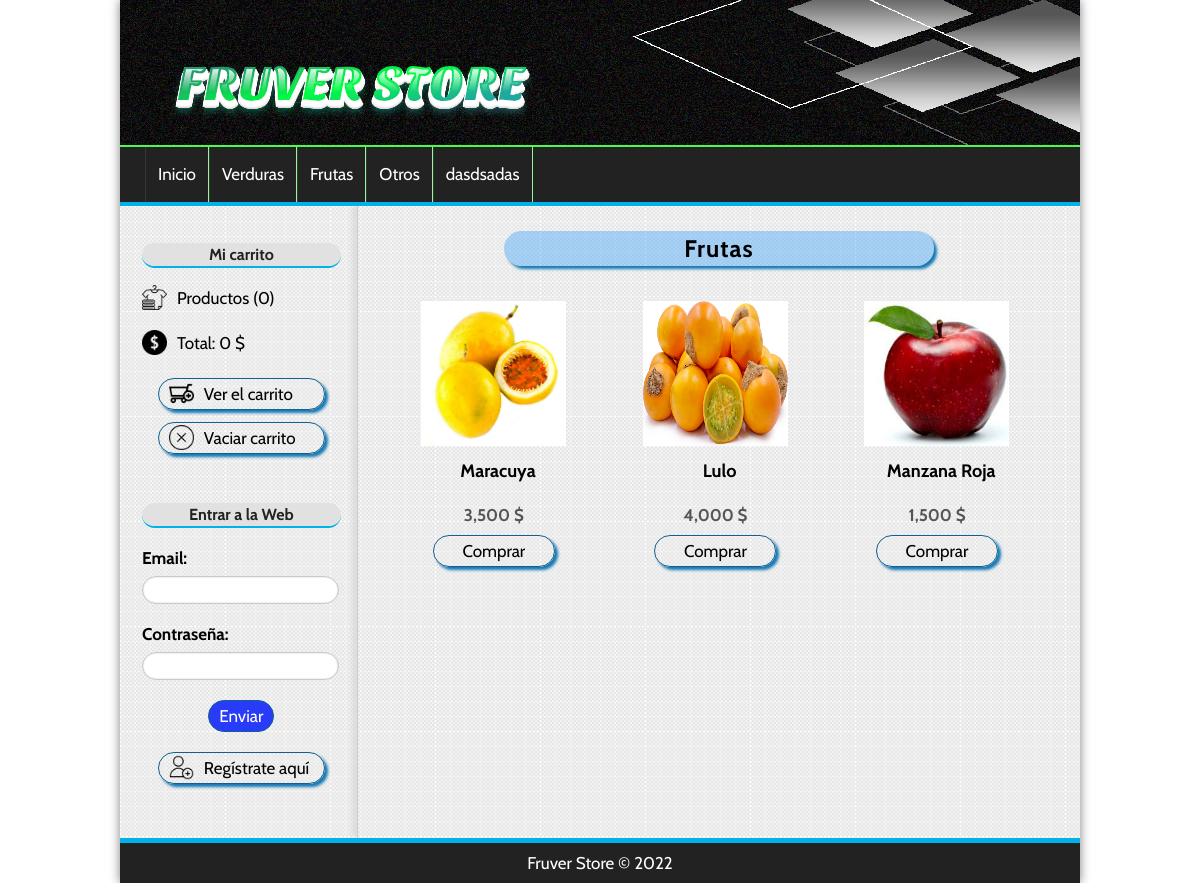
The app's page /categoria/ver&id=2 with its own data.
### tables this page shows
CREATE TABLE IF NOT EXISTS `categorias` (
  `id` int(255) NOT NULL AUTO_INCREMENT,
  `nombre` varchar(100) NOT NULL,
  PRIMARY KEY (`id`)
);

CREATE TABLE IF NOT EXISTS `productos` (
  `id` int(255) NOT NULL AUTO_INCREMENT,
  `categoria_id` int(255) NOT NULL,
  `nombre` varchar(100) NOT NULL,
  `descripcion` text,
  `precio` float(100,2) NOT NULL,
  `estado` varchar(255) NOT NULL,
  `stock` int(255) NOT NULL,
  `oferta` varchar(2) DEFAULT NULL,
  `fecha` date NOT NULL,
  `imagen` varchar(255) DEFAULT NULL,
  PRIMARY KEY (`id`),
  KEY `fk_producto_categoria` (`categoria_id`)
);

### config/db.php (called while the page is built)
<?php
class Database{
    public static function connect(){
        $db = new mysqli('localhost', 'root', '', 'fruver_store');
        $db->query("SET NAMES 'utf8'");
        return $db;
    }
}
?>

### helpers/utils.php (called while the page is built, shortened)
<?php
class Utils{
    public static function showCategorias(){
        require_once 'models/categoria.php';
        $categoria = new Categoria();
        $categorias = $categoria->getAll();
        return $categorias;
    }
}
?>

### models/categoria.php (called while the page is built, shortened)
<?php
class Categoria{
    private $id;
    private $db;
    public function __construct(){
        $this->db = Database::connect();
    }
    public function getId(){
        return $this->id;
    }
    public function setId($id){
        $this->id = $id;
    }
    public function getAll(){
        $sql = "SELECT * FROM categorias ORDER BY id ASC;";
        $categorias = $this->db->query($sql);
        return $categorias;
    }
    public function getOne(){
        $sql = "SELECT * FROM categorias WHERE id={$this->getId()};";
        $categoria = $this->db->query($sql);
        return $categoria->fetch_object();
    }
}
?>

### controllers/CategoriaController.php (called while the page is built, shortened)
<?php
require_once 'models/categoria.php';
require_once 'models/producto.php';
class categoriaController{
    public function ver(){
        if ( isset($_GET['id']) ) {
            $id = $_GET['id'];
            $categoria = new Categoria();
            $categoria->setId($id);
            $categoria = $categoria->getOne();
            $producto = new Producto();
            $producto->setCategoria_Id($id);
            $productos = $producto->getAllCategory();
        }
        require_once 'views/categoria/ver.php';
    }
}
?>

### models/producto.php (called while the page is built, shortened)
<?php
class Producto{
    private $categoria_id;
    private $db;
    public function __construct(){
        $this->db = Database::connect();
    }
    public function getCategoria_Id(){
        return $this->categoria_id;
    }
    public function setCategoria_Id($categoria_id){
        $this->categoria_id = $this->db->real_escape_string($categoria_id);
    }
    public function getAllCategory(){
        $sql = "SELECT p.*, c.nombre AS 'catnombre' FROM productos p INNER JOIN categorias c ON"
                ." c.id = p.categoria_id WHERE (p.categoria_id = {$this->getCategoria_Id()}) AND (p.estado = 'activo')"
                ." ORDER BY id DESC";
        $productos = $this->db->query($sql);
        return $productos;
    }
}
?>

### views/categoria/ver.php (the view)
<?php if (isset($categoria)): ?>
    <div class="tittle">
        <h1><?=$categoria->nombre?></h1>
    </div>
        <?php if ( $productos->num_rows == 0 ): ?>
            <p>No hay productos para mostrar.</p>
        <?php else : ?>
            <?php while( $producto = $productos->fetch_object() ): ?>
                <div class="product">
                    <a href="<?=base_url?>producto/ver&id=<?=$producto->id?>">
                        <?php if( $producto->imagen != null ): ?>
                            <img src="<?=base_url?>uploads/images/<?=$producto->imagen?>">
                        <?php else: ?>
                            <img src="<?=base_url?>assets/img/camiseta.png">
                        <?php endif; ?>
                        <h2><?=$producto->nombre?></h2>
                    </a>
                    <?php $price = number_format($producto->precio, 0, '.', ','); ?>
                    <p><?=$price?> $</p>
                    <a href="<?=base_url?>carrito/add&id=<?=$producto->id?>">
                        <div class="button button_category">
                            Comprar
                        </div>
                    </a>
                </div>
            <?php endwhile; ?>
        <?php endif ; ?>
<?php else : ?>
    <h1>La categoría no existe.</h1>
<?php endif ; ?>

### views/layout/header.php (shortened to what this page needs)
<!DOCTYPE html>
<html lang="es">
    <head>
        <link rel="stylesheet" href="<?=base_url?>assets\css\styles.css">
    </head>
    <body>
        <div id="container">
            <header id="header">
                <div id="logo">
                    <a href="<?=base_url?>">
                        <img src="<?=base_url?>uploads/images/FRUVER_STORE.svg" alt="Logo Tienda">
                    </a>
                </div>
            </header>
            <?php $categorias = Utils::showCategorias(); ?>
            <nav id="menu">
                <ul>
                    <li>
                        <a href="<?=base_url?>">
                            Inicio
                        </a>
                    </li>
                    <?php while($categoria = $categorias->fetch_object()): ?>
                        <li>
                            <a href="<?=base_url?>categoria/ver&id=<?=$categoria->id?>">
                                <?=$categoria->nombre?>
                            </a>
                    </li>
                    <?php endwhile; ?>
                </ul>
            </nav>
            <div id="content">

### assets/css/styles.css (style rules this page uses)
* { padding: 0px; margin: 0px; font-family: 'Cabin', sans-serif; font-size: 17px; }
body { background: url(../img/Fondo1.jpg); }
a { color: black; }
#container { width: 80%; margin: 0px auto; box-shadow: 0px 0px 10px gray; background: white; }
#header { height: 145px; background: url(../img/fondonegro.png); }
#logo { padding: 3px; margin-left: -170px; float: left; }
#logo a { float: left; font-size: 40px; letter-spacing: 4px; font-family: 'Cabin', sans-serif; text-transform: uppercase; color: #01b1EA; font-weight: bold; text-decoration: none; margin-top: 30px; margin-left: 150px; text-shadow: 0px 2px 1px #222222; transition: all 300ms; }
#menu { clear:both; max-width: 1011px; background: #222; color: white; height: 55px; border-top: 2px solid #4bfa4b; border-bottom: 4px solid #01b1EA; }
#menu ul { list-style: none; text-decoration: none; margin: 0px auto; margin-left: 25px; }
#menu ul li { line-height: 55px; float: left; border-right: 1px solid #96f596; }
#menu a { display: block; color: white; text-decoration: none; padding-left: 12px; padding-right: 12px; transition: all 400ms; }
#menu a:first-child { border-left: 1px solid #363636; }
#content { margin: 0px auto; overflow: hidden; background: url(../img/back.png); }
input[type="button"], input[type="submit"], .button { display: block; border-radius: 20px; background-color:rgba(0, 25, 252, 0.836); width: 100px; margin-left: auto; margin-right: auto; padding: 5px; padding-left: 10px; padding-right: 10px; color: white; border: 1px solid #11608e; cursor: pointer; }
.button { background-color:rgba(255, 255, 255, 0); box-shadow: 3px 3px 3px #1579b5; color: black !important; text-decoration: none; border-radius: 20px; }
.button_category { margin-left: auto; margin-right: auto; width: 100px; }
#central h1 { font-size: 24px; font-weight: bold; margin-left: auto; margin-right: auto; width: 401px; letter-spacing: 1px; text-align: center; margin-bottom: 35px; padding: 3px; }
.tittle { background-color:rgba(0, 140, 255, 0.308); width: 430px; margin-left: auto; margin-right: auto; border-radius: 20px; text-decoration: none; box-shadow: 3px 3px 3px #1579b5; }
.product { width: 30%; height: 300px; float: left; margin-left: 10px; margin-right: 10px; margin-bottom: 15px; text-align: center; }
.product a { color: black; width: 75px; margin-top: 5px; margin-left: auto; margin-right: auto; border-radius: 20px; text-decoration: none; }
.product img { height: 145px; width: 145px; margin-bottom: 10px; }
.product h2 { font-size: 18px; width: 210px; height: 35px; margin-bottom: 10px; }
.product p { height: 30px; font-weight: bold; color: #555; }

### records on screen
categorias: nombre "Verduras"
categorias: nombre "Frutas"
categorias: nombre "Otros"
categorias: nombre "dasdsadas"
productos: imagen (picture), nombre "Maracuya", precio "3,500"
productos: imagen (picture), nombre "Lulo", precio "4,000"
productos: imagen (picture), nombre "Manzana Roja", precio "1,500"

### other values on screen
$stats['count'] "0"
$price "0"
